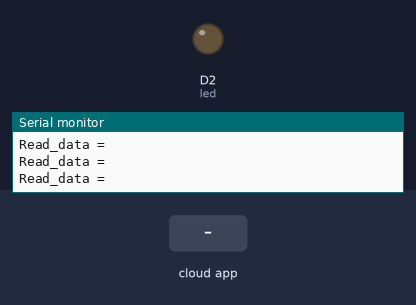
A sketch run on a simulated ESP8266 (NodeMCU). Shown: output pins drawn as LEDs (lit = HIGH), the last lines printed to the serial monitor. The test bench sets the inputs (shaded band). WiFi joins after 1.5 s; servers stay silent unless stated; the Firebase database answers and starts empty.

Above: at 2.7 s.
2.8 s: the phone or cloud app sets LED_STATUS to ON
At 4.0 s:
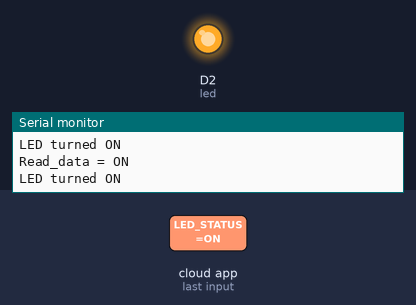
4.3 s: the phone or cloud app sets LED_STATUS to OFF
At 5.3 s:
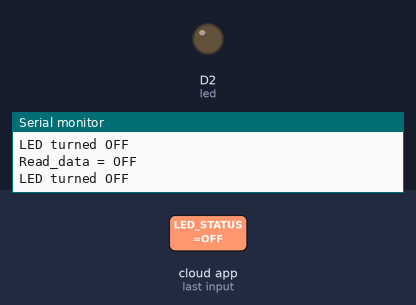
Timing chart, 0 to 7.3 s (numbered marks = the images above; inputs shaded):
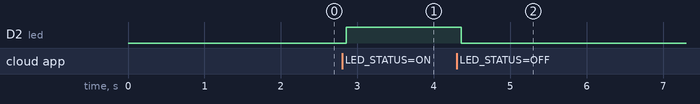

The sketch:

Firebase_hello.ino
```cpp
#include <ESP8266WiFi.h>
#include <FirebaseESP8266.h>

#define FIREBASE_HOST "ch-iot-2ba08-default-rtdb.firebaseio.com"
#define FIREBASE_AUTH "AIzaSyCFO5RT47tAsyJj65o7e0ptYLBlwJAVWyQ"

#define WIFI_SSID "DIT_FREE_WiFi"
#define WIFI_PASSWORD ""

// 파이어베이스 데이터 객체 생성
FirebaseData fbdo; //1. firebase 데이터 객체 생성
FirebaseAuth auth; //2. firebase 인증 객체 생성
FirebaseConfig config; //3. firebase 설정 객체 생성

int led = D2; // LED 핀 설정
String read_data = ""; // 읽어온 데이터를 저장할 변수

void setup() {
    pinMode(led, OUTPUT); // LED 핀을 출력 모드로 설정
    Serial.begin(115200); // 시리얼 통신 시작
    WiFi.begin(WIFI_SSID, WIFI_PASSWORD); // WiFi 연결 시작
    while (WiFi.status() != WL_CONNECTED) { // WiFi 연결 대기
        Serial.print(".");
        delay(300);
    }
    Serial.println();
    Serial.print("Connected with IP: ");
    Serial.println(WiFi.localIP());
    Serial.println();

    // 파이어베이스 연결
    config.host = FIREBASE_HOST; //4. firebase 서버 설정
    config.signer.tokens.legacy_token = FIREBASE_AUTH; //5. firebase 인증 설정
    Firebase.begin(&config, &auth); // firebase 시작
}

void loop() {
    if (Firebase.getString(fbdo, "LED_STATUS")) { // LED_STATUS 값을 가져오기
        read_data = fbdo.stringData(); // 데이터를 문자열로 저장
        Serial.print("Read_data = ");
        Serial.println(read_data);

        if (read_data == "ON") {
            digitalWrite(led, HIGH); // LED를 켬
            Serial.println("LED turned ON");
        } else if (read_data == "OFF") {
            digitalWrite(led, LOW); // LED를 끔
            Serial.println("LED turned OFF");
        }
        Serial.println();
    } else {
        Serial.println(fbdo.errorReason()); // 오류가 있을 경우 출력
    }
}
```

Measured:
- after the input at 2.8 s, D2 (led): LOW → HIGH after 0.05 s
- after the input at 4.3 s, D2 (led): HIGH → LOW after 0.06 s
